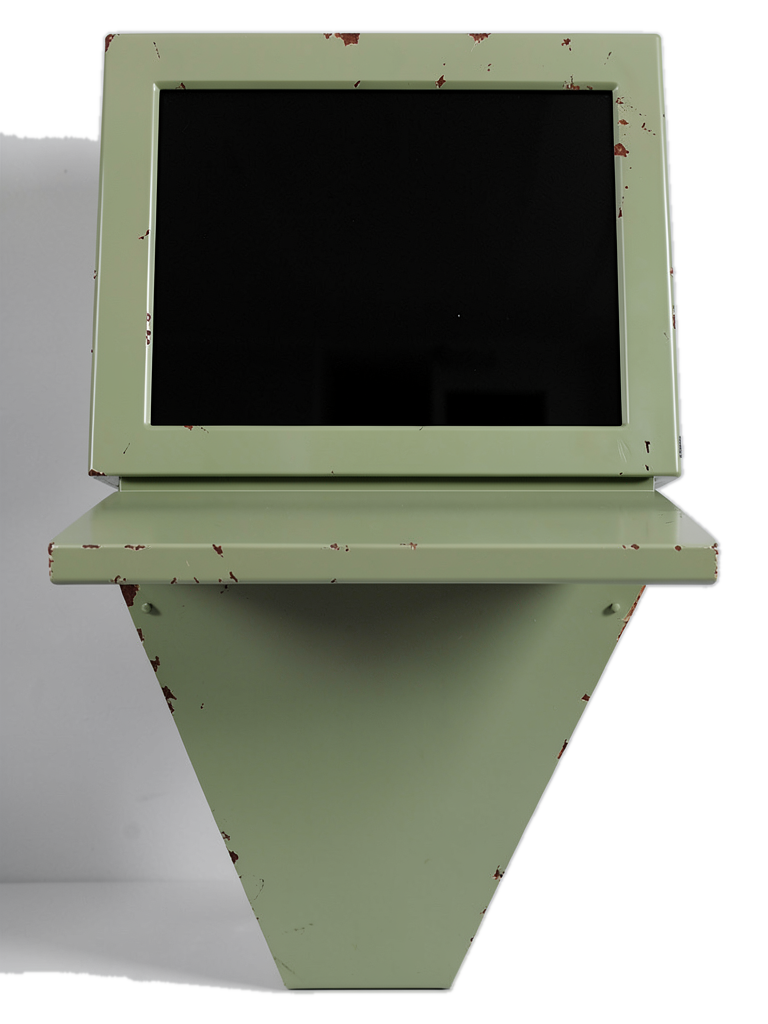
#> input picture art-source/terminal/generated/console2/inputs/console-s510-rgba.png, 768 x 1024 px; its folder holds only this picture in this run
$ python make_assets.py
#> lines starting #> are read from the running program, lines starting #| are printed output that depends on the picture
from pathlib import Path
import numpy as np
from PIL import Image, ImageDraw, ImageFont, ImageFilter
from scipy import ndimage

root = Path(__file__).resolve().parent
inputs = root / 'inputs'
outputs = root / 'outputs'

for source in sorted(outputs.glob('*.png')):
    if source.name.endswith('.metadata.png'):
        continue
    image = Image.open(source).convert('RGB')
    rgb = np.asarray(image, dtype=np.float32)
    h, w = rgb.shape[:2]
    corners = np.array([rgb[0, 0], rgb[0, w-1], rgb[h-1, 0], rgb[h-1, w-1]])
    bg = np.median(corners, axis=0)
    distance = np.sqrt(np.sum((rgb - bg) ** 2, axis=2))
    foreground = distance > 34.0
    labels, count = ndimage.label(foreground)
    if count:
        sizes = np.bincount(labels.ravel())
        sizes[0] = 0
        foreground = labels == sizes.argmax()
    foreground = ndimage.binary_fill_holes(foreground)
    foreground = ndimage.binary_dilation(foreground, iterations=2)
    alpha = Image.fromarray((foreground * 255).astype(np.uint8)).filter(ImageFilter.GaussianBlur(radius=1.0))
    rgba = image.convert('RGBA')
    rgba.putalpha(alpha)
    rgba.save(inputs / f'{source.stem}-rgba.png')

font = ImageFont.load_default()
def sheet(kind, names, thumb_size):
#> called with kind = 'console', thumb_size = (360, 480)
    cell_w, cell_h = thumb_size[0] + 32, thumb_size[1] + 58
    sheet = Image.new('RGB', (cell_w * 2, cell_h * 2), (238, 238, 238))
#> sheet: PIL image 784x1076 RGB; every value is 238
    draw = ImageDraw.Draw(sheet)
    for i, name in enumerate(names):
        x, y = (i % 2) * cell_w, (i // 2) * cell_h
        label = name.replace('.png', '')
        draw.text((x + 12, y + 8), label, fill=(20, 20, 20), font=font)
        tile = Image.new('RGBA', thumb_size, (235, 235, 235, 255))
        obj = Image.open(inputs / f'{label}-rgba.png').convert('RGBA')
#> obj is the input picture: PIL image 768x1024 RGBA; mean R, G, B, A 128.4, 132.1, 121.5, 189.9
        obj.thumbnail((thumb_size[0] - 12, thumb_size[1] - 12), Image.Resampling.LANCZOS)
#> obj: PIL image 348x464 RGBA
        tile.alpha_composite(obj, ((thumb_size[0] - obj.width) // 2, (thumb_size[1] - obj.height) // 2))
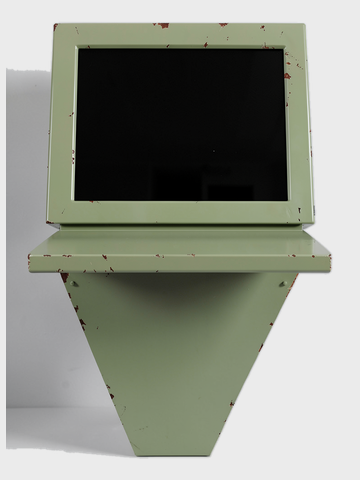
#> tile: PIL image 360x480 RGBA; mean R, G, B, A 142.5, 145.8, 135.6, 255
        sheet.paste(tile.convert('RGB'), (x + 16, y + 34))
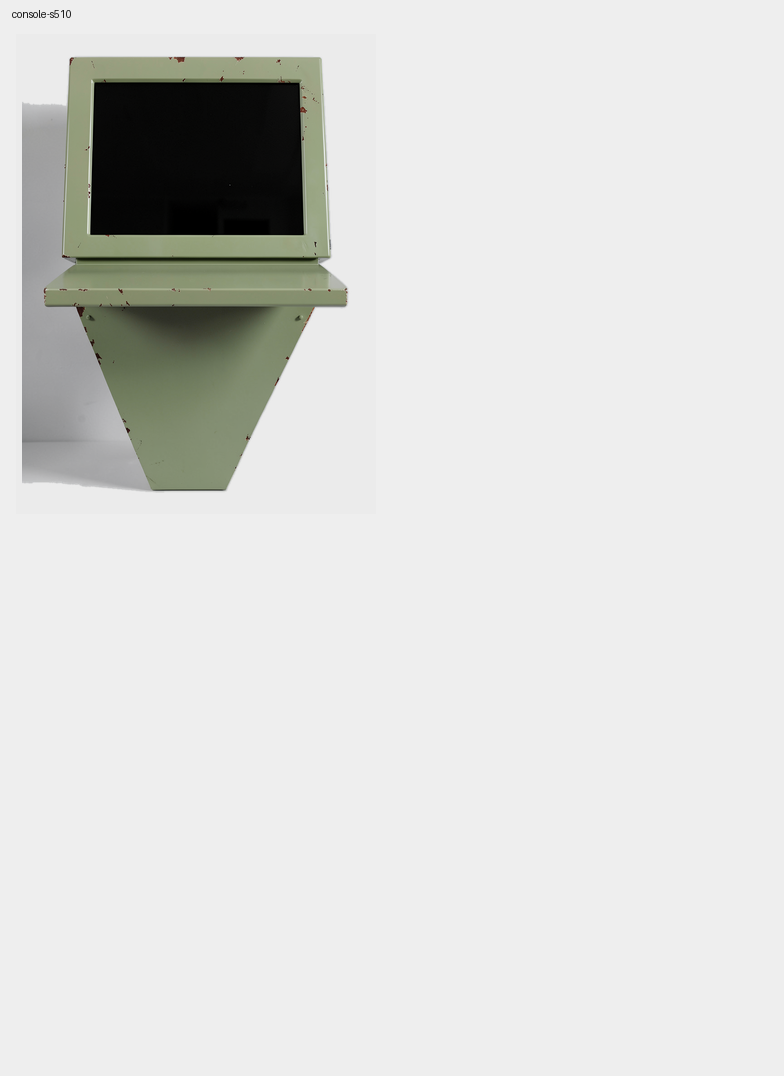
#> sheet: PIL image 784x1076 RGB; mean R, G, B 218.4, 219.1, 217
    sheet.save(root / f'{kind}-sheet.png')

#> (the run stopped early here; a loop or call above may not have finished)
